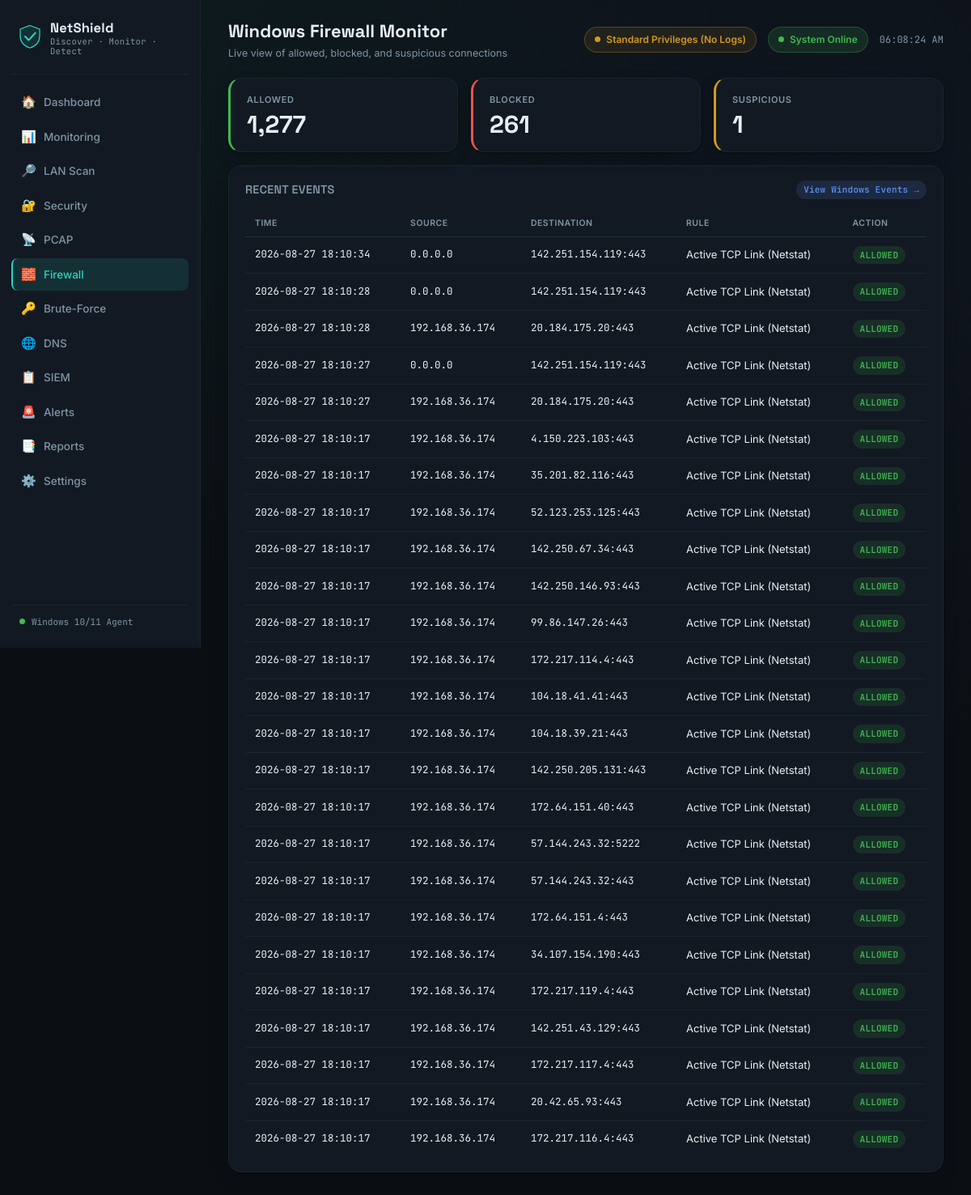
Screenshot of /firewall with the database file from the repository.
### tables this page shows
CREATE TABLE firewall_events (
    id          INTEGER PRIMARY KEY AUTOINCREMENT,
    event_time  TEXT,
    source_ip   TEXT,
    destination TEXT,
    action      TEXT,       -- ALLOWED / BLOCKED / SUSPICIOUS
    rule_name   TEXT
);

### app.py (the view)
@app.route("/firewall")
def firewall_page():
    events = firewall.get_recent_events()
    counts = firewall.get_counts()
    return render_template("firewall.html", active="firewall", events=events, counts=counts)

### app.py (called while the page is built)
def is_admin():
    try:
        return ctypes.windll.shell32.IsUserAnAdmin() != 0
    except Exception:
        return False

@app.context_processor
def inject_privileges():
    return dict(is_admin=is_admin())

### database/database.py (called while the page is built)
def get_connection():
    conn = sqlite3.connect(DB_PATH)
    conn.row_factory = sqlite3.Row
    conn.execute("PRAGMA foreign_keys = ON")
    return conn

### modules/firewall/firewall.py (called while the page is built)
def get_recent_events(limit=25):
    conn = get_connection()
    rows = conn.execute(
        "SELECT * FROM firewall_events ORDER BY event_time DESC LIMIT ?", (limit,)
    ).fetchall()
    conn.close()
    return [dict(r) for r in rows]

def get_counts():
    conn = get_connection()
    row = conn.execute(
        "SELECT "
        " COALESCE(SUM(CASE WHEN action='ALLOWED' THEN 1 ELSE 0 END), 0) AS allowed,"
        " COALESCE(SUM(CASE WHEN action='BLOCKED' THEN 1 ELSE 0 END), 0) AS blocked,"
        " COALESCE(SUM(CASE WHEN action='SUSPICIOUS' THEN 1 ELSE 0 END), 0) AS suspicious,"
        " COUNT(*) AS total "
        "FROM firewall_events"
    ).fetchone()
    conn.close()
    return dict(row)

### templates/firewall.html (shortened to what this page needs)
{% extends "base.html" %}
{% block page_title %}Windows Firewall Monitor{% endblock %}
{% block page_sub %}Live view of allowed, blocked, and suspicious connections{% endblock %}
{% block content %}
<div class="grid grid-3">
  <div class="card stat-card stat-good">
    <div class="stat-label">Allowed</div>
    <div class="stat-value">{{ "{:,}".format(counts.allowed) }}</div>
  </div>
  <div class="card stat-card stat-bad">
    <div class="stat-label">Blocked</div>
    <div class="stat-value">{{ "{:,}".format(counts.blocked) }}</div>
  </div>
  <div class="card stat-card stat-warn">
    <div class="stat-label">Suspicious</div>
    <div class="stat-value">{{ "{:,}".format(counts.suspicious) }}</div>
  </div>
</div>
<div class="card mt-16">
  <div class="card-header">
    <h2>Recent Events</h2>
    <a class="badge badge-info" href="#">View Windows Events →</a>
  </div>
  <div class="table-wrap">
    <table class="data-table">
      <thead><tr><th>Time</th><th>Source</th><th>Destination</th><th>Rule</th><th>Action</th></tr></thead>
      <tbody>
        {% for e in events %}
        <tr>
          <td class="mono text-muted">{{ e.event_time }}</td>
          <td class="mono">{{ e.source_ip }}</td>
          <td class="mono">{{ e.destination }}</td>
          <td>{{ e.rule_name }}</td>
          <td>
            {% if e.action == 'ALLOWED' %}
              <span class="badge badge-good">ALLOWED</span>
            {% elif e.action == 'BLOCKED' %}
              <span class="badge badge-bad">BLOCKED</span>
            {% else %}
              <span class="badge badge-warn">SUSPICIOUS</span>
            {% endif %}
          </td>
        </tr>
        {% endfor %}
      </tbody>
    </table>
  </div>
</div>
{% endblock %}

### static/css/style.css (style rules this page uses)
:root { --bg: #0B0F14; --surface: #121922; --surface-alt: #182430; --surface-hover: #1C2A37; --border: #21303D; --border-soft: #1A252F; --text: #E7EEF4; --text-muted: #8195A6; --text-faint: #4A5A68; --accent: #2DD4BF; --accent-soft: rgba(45, 212, 191, 0.12); --accent-2: #5B8DEF; --good: #3FB950; --good-soft: rgba(63, 185, 80, 0.14); --warn: #D29922; --warn-soft: rgba(210, 153, 34, 0.14); --danger: #F85149; --danger-soft: rgba(248, 81, 73, 0.14); --critical: #B855F0; --critical-soft: rgba(184, 85, 240, 0.14); --radius-sm: 8px; --radius-md: 12px; --radius-lg: 16px; --font-display: 'Space Grotesk', sans-serif; --font-body: 'Inter', sans-serif; --font-mono: 'JetBrains Mono', monospace; --shadow-card: 0 1px 2px rgba(0,0,0,0.4), 0 8px 24px -12px rgba(0,0,0,0.5); }
* { box-sizing: border-box; }
html, body { height: 100%; }
body { margin: 0; background: var(--bg); background-image: radial-gradient(circle at 15% 0%, rgba(45,212,191,0.06), transparent 40%), radial-gradient(circle at 85% 15%, rgba(91,141,239,0.05), transparent 45%); color: var(--text); font-family: var(--font-body); font-size: 14px; line-height: 1.5; -webkit-font-smoothing: antialiased; }
a { color: inherit; text-decoration: none; }
.grid { display: grid; gap: 16px; }
.grid-3 { grid-template-columns: repeat(3, 1fr); }
.card { background: var(--surface); border: 1px solid var(--border-soft); border-radius: var(--radius-lg); padding: 18px 20px; box-shadow: var(--shadow-card); }
.card-header { display: flex; align-items: center; justify-content: space-between; margin-bottom: 14px; }
.card-header h2 { font-family: var(--font-display); font-size: 14.5px; font-weight: 600; margin: 0; letter-spacing: 0.2px; text-transform: uppercase; color: var(--text-muted); }
.stat-card { position: relative; overflow: hidden; border-left: 3px solid var(--border); }
.stat-card.stat-good { border-left-color: var(--good); }
.stat-card.stat-warn { border-left-color: var(--warn); }
.stat-card.stat-bad { border-left-color: var(--danger); }
.stat-label { font-size: 11px; text-transform: uppercase; letter-spacing: 0.6px; color: var(--text-muted); font-weight: 600; margin-bottom: 8px; }
.stat-value { font-family: var(--font-display); font-size: 30px; font-weight: 700; line-height: 1; display: flex; align-items: baseline; gap: 8px; }
.badge { display: inline-flex; align-items: center; gap: 5px; padding: 3px 9px; border-radius: 999px; font-size: 11px; font-weight: 600; letter-spacing: 0.2px; font-family: var(--font-mono); white-space: nowrap; }
.badge-good { background: var(--good-soft); color: var(--good); }
.badge-info { background: rgba(91,141,239,0.14); color: var(--accent-2); }
.table-wrap { overflow-x: auto; }
table.data-table { width: 100%; border-collapse: collapse; font-size: 13px; }
.data-table th { text-align: left; font-size: 10.5px; text-transform: uppercase; letter-spacing: 0.5px; color: var(--text-muted); padding: 8px 12px; border-bottom: 1px solid var(--border); font-weight: 600; }
.data-table td { padding: 11px 12px; border-bottom: 1px solid var(--border-soft); color: var(--text); }
.data-table tr:last-child td { border-bottom: none; }
.mono { font-family: var(--font-mono); font-size: 12.5px; color: var(--text); }
.text-muted { color: var(--text-muted); }
.mt-16 { margin-top: 16px; }

### rows the page displays
firewall_events: event_time "2026-08-27 18:10:34", source_ip "0.0.0.0", destination "142.251.154.119:443", rule_name "Active TCP Link (Netstat)", action "ALLOWED"
firewall_events: event_time "2026-08-27 18:10:28", source_ip "0.0.0.0", destination "142.251.154.119:443", rule_name "Active TCP Link (Netstat)", action "ALLOWED"
firewall_events: event_time "2026-08-27 18:10:28", source_ip "192.168.36.174", destination "20.184.175.20:443", rule_name "Active TCP Link (Netstat)", action "ALLOWED"
firewall_events: event_time "2026-08-27 18:10:27", source_ip "0.0.0.0", destination "142.251.154.119:443", rule_name "Active TCP Link (Netstat)", action "ALLOWED"
firewall_events: event_time "2026-08-27 18:10:27", source_ip "192.168.36.174", destination "20.184.175.20:443", rule_name "Active TCP Link (Netstat)", action "ALLOWED"
firewall_events: event_time "2026-08-27 18:10:17", source_ip "192.168.36.174", destination "4.150.223.103:443", rule_name "Active TCP Link (Netstat)", action "ALLOWED"
firewall_events: event_time "2026-08-27 18:10:17", source_ip "192.168.36.174", destination "35.201.82.116:443", rule_name "Active TCP Link (Netstat)", action "ALLOWED"
firewall_events: event_time "2026-08-27 18:10:17", source_ip "192.168.36.174", destination "52.123.253.125:443", rule_name "Active TCP Link (Netstat)", action "ALLOWED"
firewall_events: event_time "2026-08-27 18:10:17", source_ip "192.168.36.174", destination "142.250.67.34:443", rule_name "Active TCP Link (Netstat)", action "ALLOWED"
firewall_events: event_time "2026-08-27 18:10:17", source_ip "192.168.36.174", destination "142.250.146.93:443", rule_name "Active TCP Link (Netstat)", action "ALLOWED"
firewall_events: event_time "2026-08-27 18:10:17", source_ip "192.168.36.174", destination "99.86.147.26:443", rule_name "Active TCP Link (Netstat)", action "ALLOWED"
firewall_events: event_time "2026-08-27 18:10:17", source_ip "192.168.36.174", destination "172.217.114.4:443", rule_name "Active TCP Link (Netstat)", action "ALLOWED"
firewall_events: event_time "2026-08-27 18:10:17", source_ip "192.168.36.174", destination "104.18.41.41:443", rule_name "Active TCP Link (Netstat)", action "ALLOWED"
firewall_events: event_time "2026-08-27 18:10:17", source_ip "192.168.36.174", destination "104.18.39.21:443", rule_name "Active TCP Link (Netstat)", action "ALLOWED"
firewall_events: event_time "2026-08-27 18:10:17", source_ip "192.168.36.174", destination "142.250.205.131:443", rule_name "Active TCP Link (Netstat)", action "ALLOWED"
firewall_events: event_time "2026-08-27 18:10:17", source_ip "192.168.36.174", destination "172.64.151.40:443", rule_name "Active TCP Link (Netstat)", action "ALLOWED"
firewall_events: event_time "2026-08-27 18:10:17", source_ip "192.168.36.174", destination "57.144.243.32:5222", rule_name "Active TCP Link (Netstat)", action "ALLOWED"
firewall_events: event_time "2026-08-27 18:10:17", source_ip "192.168.36.174", destination "57.144.243.32:443", rule_name "Active TCP Link (Netstat)", action "ALLOWED"
firewall_events: event_time "2026-08-27 18:10:17", source_ip "192.168.36.174", destination "172.64.151.4:443", rule_name "Active TCP Link (Netstat)", action "ALLOWED"
firewall_events: event_time "2026-08-27 18:10:17", source_ip "192.168.36.174", destination "34.107.154.190:443", rule_name "Active TCP Link (Netstat)", action "ALLOWED"
firewall_events: event_time "2026-08-27 18:10:17", source_ip "192.168.36.174", destination "172.217.119.4:443", rule_name "Active TCP Link (Netstat)", action "ALLOWED"
firewall_events: event_time "2026-08-27 18:10:17", source_ip "192.168.36.174", destination "142.251.43.129:443", rule_name "Active TCP Link (Netstat)", action "ALLOWED"
firewall_events: event_time "2026-08-27 18:10:17", source_ip "192.168.36.174", destination "172.217.117.4:443", rule_name "Active TCP Link (Netstat)", action "ALLOWED"
firewall_events: event_time "2026-08-27 18:10:17", source_ip "192.168.36.174", destination "20.42.65.93:443", rule_name "Active TCP Link (Netstat)", action "ALLOWED"
firewall_events: event_time "2026-08-27 18:10:17", source_ip "192.168.36.174", destination "172.217.116.4:443", rule_name "Active TCP Link (Netstat)", action "ALLOWED"

### other values shown
{{ "{:,}".format(counts.allowed) }} "1,277"
{{ "{:,}".format(counts.blocked) }} "261"
{{ "{:,}".format(counts.suspicious) }} "1"
